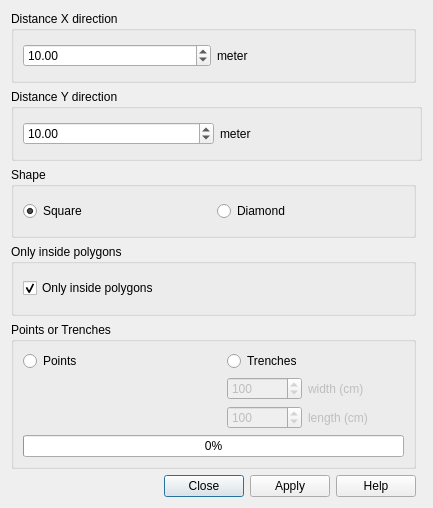
<?xml version="1.0" encoding="UTF-8"?>
<ui version="4.0">
 <class>FeatureGridCreatorDialogBase</class>
 <widget class="QDialog" name="FeatureGridCreatorDialogBase">
  <property name="windowModality">
   <enum>Qt::ApplicationModal</enum>
  </property>
  <property name="geometry">
   <rect>
    <x>0</x>
    <y>0</y>
    <width>433</width>
    <height>508</height>
   </rect>
  </property>
  <property name="windowTitle">
   <string>Feature Grid Creator</string>
  </property>
  <layout class="QGridLayout" name="gridLayout">
   <item row="2" column="2">
    <widget class="QGroupBox" name="box_grid_shape">
     <property name="enabled">
      <bool>true</bool>
     </property>
     <property name="title">
      <string>Shape</string>
     </property>
     <layout class="QGridLayout" name="gridLayout_2">
      <item row="0" column="1">
       <widget class="QRadioButton" name="radio_diamond">
        <property name="enabled">
         <bool>true</bool>
        </property>
        <property name="text">
         <string>Diamond</string>
        </property>
       </widget>
      </item>
      <item row="0" column="0">
       <widget class="QRadioButton" name="radio_square">
        <property name="text">
         <string>Square</string>
        </property>
        <property name="checked">
         <bool>true</bool>
        </property>
       </widget>
      </item>
     </layout>
    </widget>
   </item>
   <item row="5" column="2">
    <widget class="QDialogButtonBox" name="buttonBox">
     <property name="orientation">
      <enum>Qt::Horizontal</enum>
     </property>
     <property name="standardButtons">
      <set>QDialogButtonBox::Apply|QDialogButtonBox::Close|QDialogButtonBox::Help</set>
     </property>
    </widget>
   </item>
   <item row="1" column="2" colspan="2">
    <widget class="QGroupBox" name="box_dy">
     <property name="title">
      <string>Distance Y direction</string>
     </property>
     <layout class="QGridLayout" name="gridLayout_3">
      <item row="0" column="0">
       <widget class="QDoubleSpinBox" name="spinBox_dy">
        <property name="minimum">
         <double>0.100000000000000</double>
        </property>
        <property name="maximum">
         <double>9999.989999999999782</double>
        </property>
        <property name="value">
         <double>10.000000000000000</double>
        </property>
       </widget>
      </item>
      <item row="0" column="1">
       <widget class="QLabel" name="lbl_meter2">
        <property name="text">
         <string>meter</string>
        </property>
       </widget>
      </item>
     </layout>
    </widget>
   </item>
   <item row="0" column="2">
    <widget class="QGroupBox" name="box_dx">
     <property name="title">
      <string>Distance X direction</string>
     </property>
     <layout class="QGridLayout" name="gridLayout_4">
      <item row="0" column="0">
       <widget class="QDoubleSpinBox" name="spinBox_dx">
        <property name="minimum">
         <double>0.100000000000000</double>
        </property>
        <property name="maximum">
         <double>9999.989999999999782</double>
        </property>
        <property name="value">
         <double>10.000000000000000</double>
        </property>
       </widget>
      </item>
      <item row="0" column="1">
       <widget class="QLabel" name="lbl_meter1">
        <property name="text">
         <string>meter</string>
        </property>
       </widget>
      </item>
     </layout>
    </widget>
   </item>
   <item row="3" column="2">
    <widget class="QGroupBox" name="box_inside_polygons">
     <property name="title">
      <string>Only inside polygons</string>
     </property>
     <layout class="QGridLayout" name="gridLayout_5">
      <item row="0" column="0">
       <widget class="QCheckBox" name="cbx_inside_polygons">
        <property name="text">
         <string>Only inside polygons</string>
        </property>
        <property name="checked">
         <bool>true</bool>
        </property>
       </widget>
      </item>
     </layout>
    </widget>
   </item>
   <item row="4" column="2">
    <widget class="QGroupBox" name="groupBox">
     <property name="title">
      <string>Points or Trenches</string>
     </property>
     <layout class="QGridLayout" name="gridLayout_6">
      <item row="0" column="0">
       <widget class="QRadioButton" name="radio_points">
        <property name="enabled">
         <bool>true</bool>
        </property>
        <property name="text">
         <string>Points</string>
        </property>
        <property name="checkable">
         <bool>true</bool>
        </property>
        <property name="checked">
         <bool>false</bool>
        </property>
       </widget>
      </item>
      <item row="0" column="1">
       <spacer name="horizontalSpacer_2">
        <property name="orientation">
         <enum>Qt::Horizontal</enum>
        </property>
        <property name="sizeHint" stdset="0">
         <size>
          <width>40</width>
          <height>20</height>
         </size>
        </property>
       </spacer>
      </item>
      <item row="0" column="2">
       <widget class="QRadioButton" name="radio_trenches">
        <property name="text">
         <string>Trenches</string>
        </property>
       </widget>
      </item>
      <item row="0" column="3">
       <spacer name="horizontalSpacer">
        <property name="orientation">
         <enum>Qt::Horizontal</enum>
        </property>
        <property name="sizeHint" stdset="0">
         <size>
          <width>40</width>
          <height>20</height>
         </size>
        </property>
       </spacer>
      </item>
      <item row="1" column="0">
       <spacer name="horizontalSpacer_3">
        <property name="orientation">
         <enum>Qt::Horizontal</enum>
        </property>
        <property name="sizeHint" stdset="0">
         <size>
          <width>40</width>
          <height>20</height>
         </size>
        </property>
       </spacer>
      </item>
      <item row="1" column="1">
       <spacer name="horizontalSpacer_4">
        <property name="orientation">
         <enum>Qt::Horizontal</enum>
        </property>
        <property name="sizeHint" stdset="0">
         <size>
          <width>40</width>
          <height>20</height>
         </size>
        </property>
       </spacer>
      </item>
      <item row="1" column="2">
       <widget class="QSpinBox" name="spinBox_trench_width">
        <property name="enabled">
         <bool>false</bool>
        </property>
        <property name="minimum">
         <number>10</number>
        </property>
        <property name="maximum">
         <number>10000</number>
        </property>
        <property name="value">
         <number>100</number>
        </property>
       </widget>
      </item>
      <item row="2" column="0">
       <spacer name="horizontalSpacer_5">
        <property name="orientation">
         <enum>Qt::Horizontal</enum>
        </property>
        <property name="sizeHint" stdset="0">
         <size>
          <width>40</width>
          <height>20</height>
         </size>
        </property>
       </spacer>
      </item>
      <item row="2" column="2">
       <widget class="QSpinBox" name="spinBox_trench_length">
        <property name="enabled">
         <bool>false</bool>
        </property>
        <property name="minimum">
         <number>10</number>
        </property>
        <property name="maximum">
         <number>10000</number>
        </property>
        <property name="value">
         <number>100</number>
        </property>
       </widget>
      </item>
      <item row="2" column="1">
       <spacer name="horizontalSpacer_6">
        <property name="orientation">
         <enum>Qt::Horizontal</enum>
        </property>
        <property name="sizeHint" stdset="0">
         <size>
          <width>40</width>
          <height>20</height>
         </size>
        </property>
       </spacer>
      </item>
      <item row="1" column="3">
       <widget class="QLabel" name="lbl_trench_width">
        <property name="enabled">
         <bool>false</bool>
        </property>
        <property name="text">
         <string>width (cm)</string>
        </property>
       </widget>
      </item>
      <item row="2" column="3">
       <widget class="QLabel" name="lbl_trench_length">
        <property name="enabled">
         <bool>false</bool>
        </property>
        <property name="text">
         <string>length (cm)</string>
        </property>
       </widget>
      </item>
      <item row="3" column="0" colspan="4">
       <widget class="QProgressBar" name="progress_bar">
        <property name="value">
         <number>0</number>
        </property>
       </widget>
      </item>
     </layout>
    </widget>
   </item>
  </layout>
 </widget>
 <resources>
  <include location="resources.qrc"/>
 </resources>
 <connections>
  <connection>
   <sender>buttonBox</sender>
   <signal>accepted()</signal>
   <receiver>FeatureGridCreatorDialogBase</receiver>
   <slot>accept()</slot>
   <hints>
    <hint type="sourcelabel">
     <x>20</x>
     <y>20</y>
    </hint>
    <hint type="destinationlabel">
     <x>20</x>
     <y>20</y>
    </hint>
   </hints>
  </connection>
  <connection>
   <sender>buttonBox</sender>
   <signal>rejected()</signal>
   <receiver>FeatureGridCreatorDialogBase</receiver>
   <slot>reject()</slot>
   <hints>
    <hint type="sourcelabel">
     <x>20</x>
     <y>20</y>
    </hint>
    <hint type="destinationlabel">
     <x>20</x>
     <y>20</y>
    </hint>
   </hints>
  </connection>
 </connections>
</ui>
